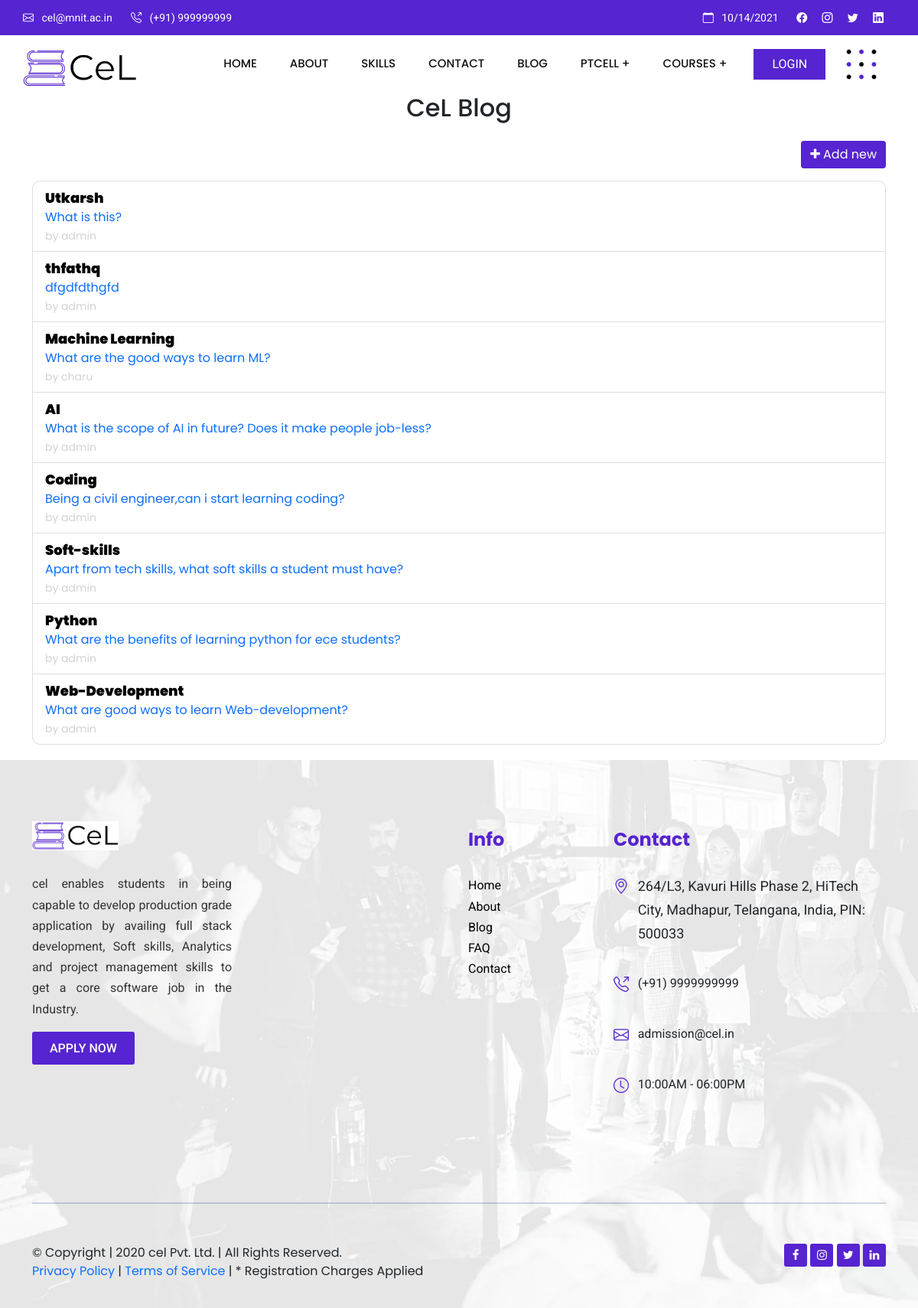
Page /allquestions/ on the committed database.
### myapp/models.py (models this page shows, shortened)
class Question(models.Model):
    author = models.ForeignKey(User, null=False, on_delete=models.CASCADE)
    title = models.CharField(max_length=200, null=False)
    body = models.TextField(null=False)
    created_at = models.DateTimeField(auto_now_add=True)
    updated_at = models.DateTimeField(auto_now=True)

### myapp/views.py (the view)
# urls.py: path('allquestions/', views.allquestions, name='allquestions'),
def allquestions(request):
    questions = Question.objects.all().order_by('-created_at')
    context = {
        'questions': questions
    }
    return render(request, 'allquestions.html', context)

### templates/allquestions.html
{% extends 'base.html' %}
{% block content %}
<div class="text-center">
    <h2>CeL Blog</h2>
</div>
<div class="container py-3">
  <div class="text-end">
    <a class="btn btn-primary" style="text-decoration: none" href="/new-question"><i class="fa fa-plus"></i> Add new</a>
  </div>
</div>
<section class="container">
    <div class="question-list-item">
        <ul class="list-group" style="border-radius: 10px;">
            {% for question in questions %}
            <li class="list-group-item">
                <a style="text-decoration: none" href="{% url 'question' question.id %}">
                    <p class="question-list-item-title">
                      {{question.title}}
                    </p>
                    <p class="mb-0">{{question.body}}</p>
                    <small class="question-list-item-author">
                      by {{question.author.username}}
                    </small>
                  </a>
            </li>
            {% endfor %}
          </ul>
      </div>
</section>
{% endblock content %}

### rows in the picture
Question: title "Utkarsh", body "What is this?", author.username "admin"
Question: title "thfathq", body "dfgdfdthgfd", author.username "admin"
Question: title "Machine Learning", body "What are the good ways to learn ML?", author.username "charu"
Question: title "AI", body "What is the scope of AI in future? Does it make people job-less?", author.username "admin"
Question: title "Coding", body "Being a civil engineer,can i start learning coding?", author.username "admin"
Question: title "Soft-skills", body "Apart from tech skills, what soft skills a student must have?", author.username "admin"
Question: title "Python", body "What are the benefits of learning python for ece students?", author.username "admin"
Question: title "Web-Development", body "What are good ways to learn Web-development?", author.username "admin"
